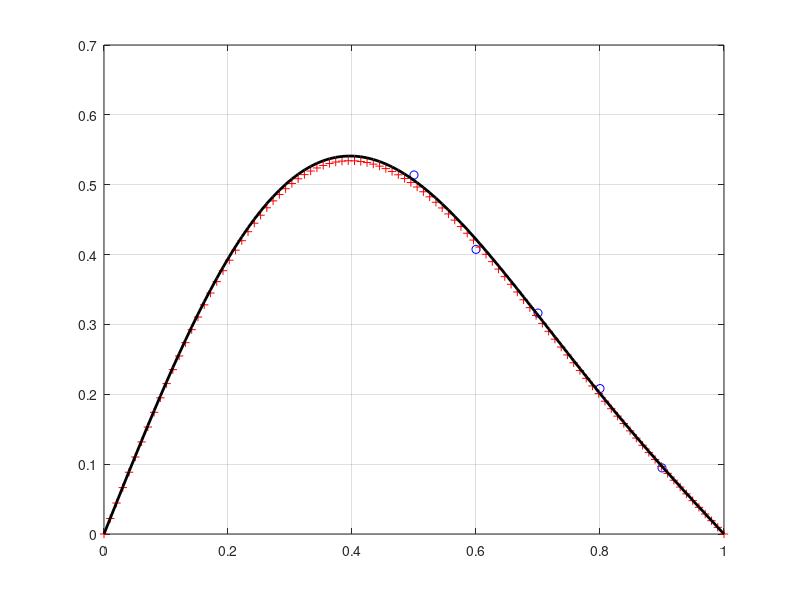

This chart was generated by the following MATLAB code:
clear all;close all;
L=1;
a=0.5;
b=0.9;
k0=pi/L;
N=5;

x = linspace(a,b,N)' ;
y = 0.5*sin(k0*x) + 0.1*sin(k0*2*x) + 0.01*randn(size(x));

xlim([0 1])
ylim([0 0.6])

A = [sin(k0*x) sin(k0*2*x)];

cp=pinv(A)*y;

xx = linspace(0,1,100);
yyp = 0.5*sin(k0*xx)+0.1*sin(2*k0*xx);
yyq = cp(1)*sin(k0*xx)+cp(2)*sin(2*k0*xx);


plot(x, y, 'bo', xx, yyp, 'r+', xx, yyq, 'k-','LineWidth',2);
grid